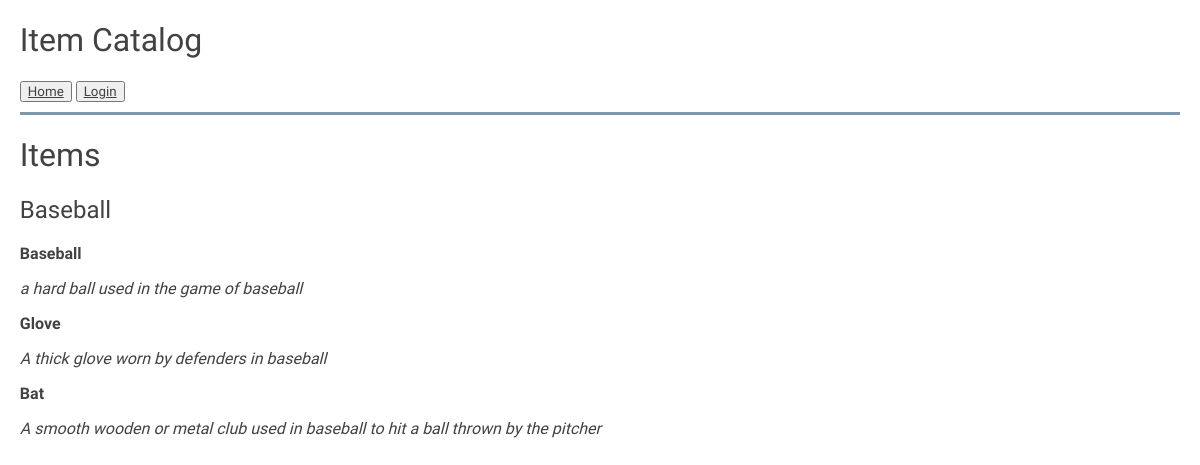
Screenshot of /category/1/items/ with the database file from the repository.
### database_setup.py (models this page shows, shortened)
class Category(Base):
    __tablename__ = 'category'
    name = Column(String(40), nullable=False)
    description = Column(String(120), nullable=True)
    id = Column(Integer, primary_key=True)
    items = relationship('Item', cascade='delete')
    user_id = Column(Integer, ForeignKey('user_info.id'))
    user_info = relationship(User_info)

class Item(Base):
    __tablename__ = 'item'
    name = Column(String(40), nullable=False)
    description = Column(String(120), nullable=True)
    id = Column(Integer, primary_key=True)
    category_id = Column(Integer, ForeignKey('category.id'))
    category = relationship(Category)
    user_id = Column(Integer, ForeignKey('user_info.id'))
    user_info = relationship(User_info)

### application.py (the view)
@app.route('/category/<int:category_id>/')
@app.route('/category/<int:category_id>/items/')
def showItems(category_id):
    category = session.query(Category).filter_by(id = category_id).one()
    creator = getUserInfo(category.user_id)
    items = session.query(Item).filter_by(category_id = category_id).all()
    if 'username' not in login_session:
        return render_template('publicshowItems.html', category = category, items = items)
    else:
        return render_template('showItems.html', category = category, items = items)

### application.py (called while the page is built)
def getUserInfo(user_id):
    user = session.query(User_info).filter_by(id=user_id).one()
    return user

### templates/publicshowitems.html
{% extends "base.html" %}
{% block content %}
{% include "header.html"%}
	<body>
		<div>
			<h1>Items</h1>
      <h2>{{category.name}}</h2>
			{% for item in items %}
			<p class="bold">{{item.name}}</p>
			<p class="description">{{item.description}}</p>
			{% endfor %}
		</div>
	</body>
{% endblock %}

### templates/base.html (shortened to what this page needs)
<!DOCTYPE html>
<html lang="en">
	<head>
  	<link rel=stylesheet type=text/css href="{{ url_for("static", filename="style.css") }}">
	</head>
	<body>
		<div id="content">
			{% block content %}
			{% endblock %}
		</div>
	</body>
</html>

### templates/header.html
<header class="header-title">
	<div>
		<h1>Item Catalog</h1>
	</div>
	<div class="navigation">
				<button type="button"><a href="{{url_for("showCategories")}}">Home</a></button>
				{%if "username" not in session %}
				<button type="button"><a href="{{url_for("showLogin")}}">Login </a></button>
				{% else %}
				<button type="button"><a href="{{url_for("gdisconnect")}}">Logout </a></button>
				{% endif %}
			</div>
</header>
<hr>

### static/style.css (style rules this page uses)
* { font-family: Quicksand, sans-serif; font-weight: 300; color: #424242; }
hr { display: block; height: 3px; border: 0; margin: 10px 0; padding: 0; background-color: #7d97ad; }
.description { font-style: italic; }
.bold { font-weight: bold; }
#content { margin: 0 auto; width: 98%; }

### rows the page displays
Category: name "Baseball"
Item: name "Baseball", description "a hard ball used in the game of baseball"
Item: name "Glove", description "A thick glove worn by defenders in baseball"
Item: name "Bat", description "A smooth wooden or metal club used in baseball to hit a ball thrown by the pitcher"
